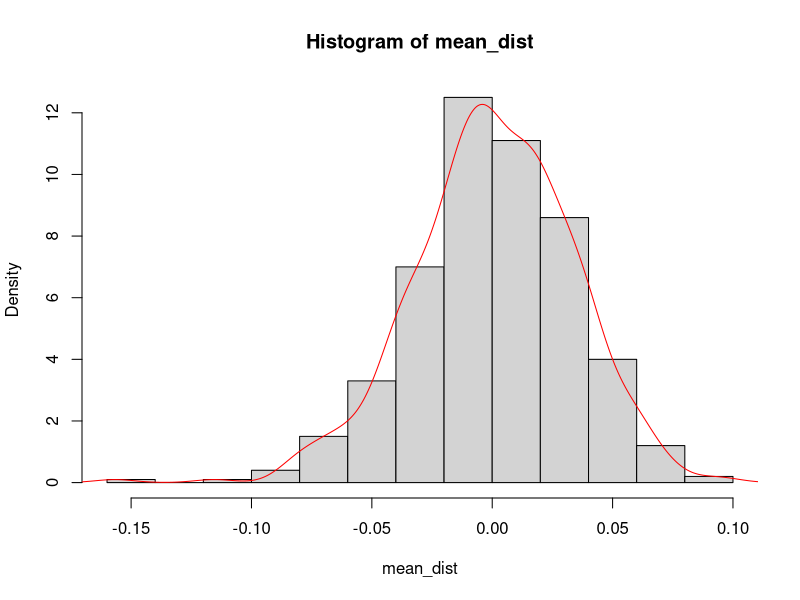
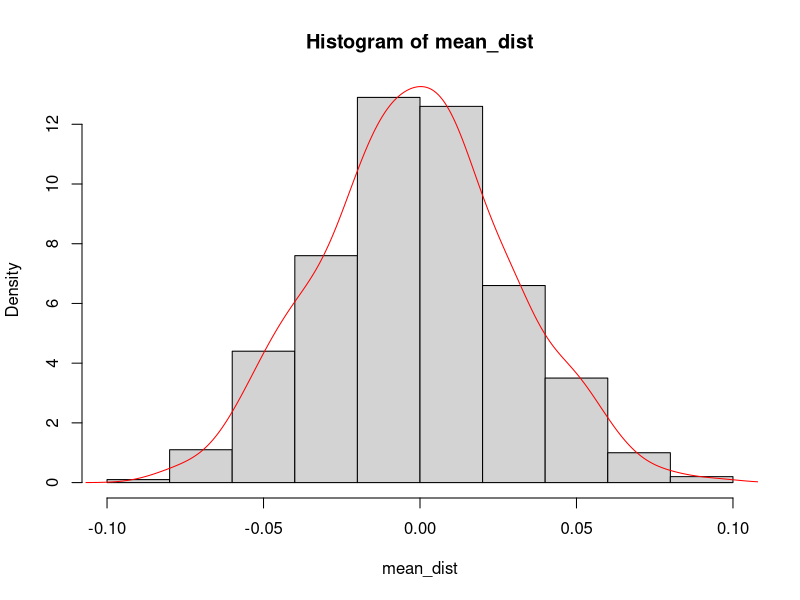
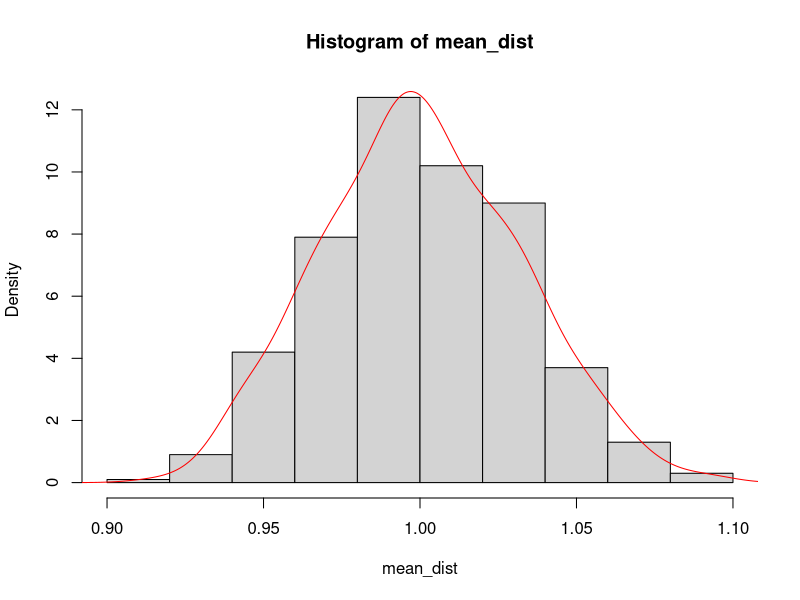
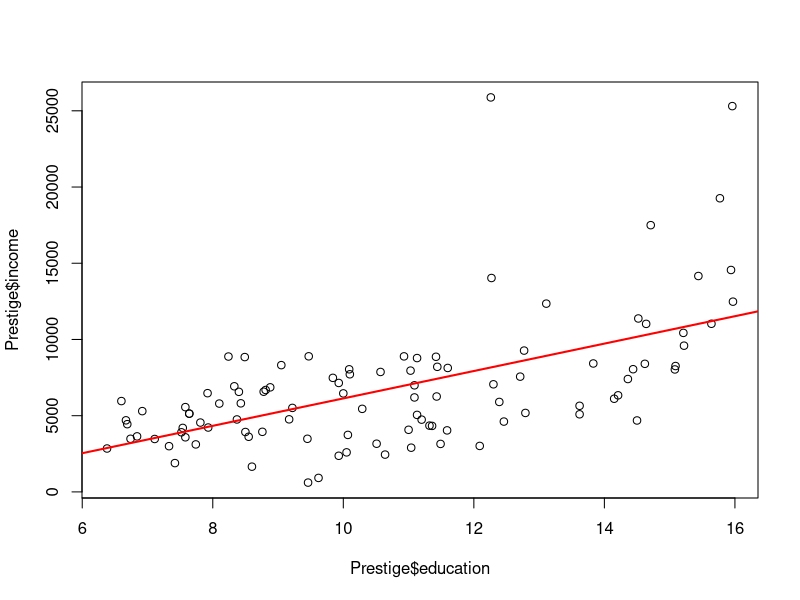

Reproduce these figures in R, in order.
# HW 4 Due Monday Oct 2, 2017. 
# Upload R file to Moodle with name: HW4_490ID_YourClassID.R

# Your classID: 52

# Notice we are using the new system with your unique class ID. You should have received an email with
# your unique class ID. Please make sure that ID is the only information on your hw that identifies you. 

# Do not remove any of the comments. These are marked by #



################## Part 1: Linear Regression Concepts #######################

## These questions do not require coding but will explore some important concepts.

## "Regression" refers to the simple linear regression equation:
##    y = b0 + b1*x
## This homework will not discuss other models.

## 1. (1 pt)
## What is the interpretation of the coefficient B1? 
## (What meaning does it represent?)

## Your answer here
# Ans:
# It is the value representing slope or the average increase in y associated with a one-unit
# increase in x.


## 2. (1 pt)
## Outliers are problems for many statistical methods, but are particularly problematic
## for linear regression. Why is that? It may help to define what outlier means in this case.
## (Hint: Think of how residuals are calculated)

## Your answer here
# Ans:
# Outlier in this case may be a data with a a certain value of x placed inside the linear
# regression with known b0 and b1 will result in a value y that would be a lot larger or 
# smaller than our original anticipated y value with the model. Thus, outliers in a data
# may affect the model as the RSS takes in all values while computing, and any value that
# differs alot from other values may change and affect the RSS value to represent the whole
# data values incorrectly, causing deviation in results.


## 3. (1 pt)
## How could you deal with outliers in order to improve the accuracy of your model?

## Your answer here
# Ans: 
# We can treat them depending on our model or different senarios. For example, we could
# delete empty or missing values, assign the mean value of the data set to data that are
# too large or too smal, or treat them as values seperately.




################## Part 2: Sampling and Point Estimation #####################

## The following problems will use the cats dataset and explore
## the average body weight of female cats.

## Load the data by running the following code

install.packages("MASS")
library(MASS)
data(cats)

## 4. (2 pts)
## Subset the data frame to ONLY include female cats.

## Your answer here
cats[cats$Sex == "F",]
# Output:
# > cats[cats$Sex == "F",]
#    Sex Bwt  Hwt
# 1    F 2.0  7.0
# 2    F 2.0  7.4
# 3    F 2.0  9.5
# 4    F 2.1  7.2
# 5    F 2.1  7.3
# 6    F 2.1  7.6
# 7    F 2.1  8.1
# 8    F 2.1  8.2
# 9    F 2.1  8.3
# 10   F 2.1  8.5
# 11   F 2.1  8.7
# 12   F 2.1  9.8
# 13   F 2.2  7.1
# 14   F 2.2  8.7
# 15   F 2.2  9.1
# 16   F 2.2  9.7
# 17   F 2.2 10.9
# 18   F 2.2 11.0
# 19   F 2.3  7.3
# 20   F 2.3  7.9
# 21   F 2.3  8.4
# 22   F 2.3  9.0
# 23   F 2.3  9.0
# 24   F 2.3  9.5
# 25   F 2.3  9.6
# 26   F 2.3  9.7
# 27   F 2.3 10.1
# 28   F 2.3 10.1
# 29   F 2.3 10.6
# 30   F 2.3 11.2
# 31   F 2.4  6.3
# 32   F 2.4  8.7
# 33   F 2.4  8.8
# 34   F 2.4 10.2
# 35   F 2.5  9.0
# 36   F 2.5 10.9
# 37   F 2.6  8.7
# 38   F 2.6 10.1
# 39   F 2.6 10.1
# 40   F 2.7  8.5
# 41   F 2.7 10.2
# 42   F 2.7 10.8
# 43   F 2.9  9.9
# 44   F 2.9 10.1
# 45   F 2.9 10.1
# 46   F 3.0 10.6
# 47   F 3.0 13.0


## Use the sample function to generate a vector of 1s and 2s that is the same
## length as the subsetted data frame you just created. Use this vector to split
## the 'Bwt' variable into two vectors, Bwt1 and Bwt2.

## IMPORTANT: Make sure to run the following seed function before you run your sample
## function. Run them back to back each time you want to run the sample function to ensure 
## the same seed is used every time.

## Check: If you did this properly, you will have 24 elements in Bwt1 and 23 elements
## in Bwt2.

set.seed(676)  ###########
## Your answer here
female_cat = cats[cats$Sex == "F",]
female_cat["sample12"] = sample(c(1,2), length(cats[cats$Sex=="F", 1]), replace = T)
Btw1 = female_cat$Bwt[female_cat$sample12 == 1]
Btw2 = female_cat$Bwt[female_cat$sample12 == 2]

Btw1
# > Btw1
# [1] 2.0 2.0 2.1 2.1 2.1 2.2 2.2 2.2 2.3 2.3 2.3 2.4 2.4 2.4 2.4 2.5 2.5 2.6 2.6 2.7 2.7 2.7
# [23] 2.9 3.0
Btw2
# > Btw2
# [1] 2.0 2.1 2.1 2.1 2.1 2.1 2.1 2.2 2.2 2.2 2.3 2.3 2.3 2.3 2.3 2.3 2.3 2.3 2.3 2.6 2.9 2.9
# [23] 3.0


## 5. (3 pts)  ##########
## Calculate the mean and the standard deviation for each of the two
## vectors, Bwt1 and Bwt2. Use this information to create a 95% 
## confidence interval for your sample means (you can use the following formula 
## for a confidence interval: mean +/- 2 * standard deviation). 
## Compare the confidence intervals -- do they seem to agree or disagree?

## Your answer here
mean(Btw1)
# > mean(Btw1)
# [1] 2.4
sd(Btw1)
# > sd(Btw1)
# [1] 0.2734641
mean(Btw2)
# > mean(Btw2)
# [1] 2.317391
sd(Btw2)
# > sd(Btw2)
# [1] 0.2741137

## Ans:
# Confidence interval for Btw1: 2.4	- 2*0.2734641 ~ 2.4	+ 2*0.2734641 = [1.85,2.947]
# Confidence interval for Btw2: 2.317391 - 2*0.2741137 ~ 2.317391 - 2*0.2741137 = [1.77,2.86]

# Both confidence intervals are similar as both values are very close. Thus they seem to agree.


## 6. (4 pts)
## Draw 1000 observations from a standard normal distribution. Calculate the sample mean.
## Repeat this 500 times, storing each sample mean in a vector called mean_dist.
## Plot a histogram of mean_dist to display the distribution of your sample mean.
## How closely does your histogram resemble this normal distribution? Explain.

## Your answer here
mean_dist = c()
for(i in 1:500){
  mean_dist = c(mean_dist, mean(rnorm(1000)))
}

hist(mean_dist, freq = F)
lines(density(mean_dist), col = "red")

# Ans:
# As we can see from the density line, which is bell shaped, resembles very closely to a normal distribution.



## 7. (3 pts)
## Write a function that implements Q5.

HW.Bootstrap=function(distn,n,reps){
  set.seed(666)
  
  ### Your answer here
  mean_dist = c()
  for(i in 1:reps){
    mean_dist = c(mean_dist, mean(distn(n)))
  }
  hist(mean_dist, freq= F)
  lines(density(mean_dist), col="red")
}

HW.Bootstrap(rnorm, 1000, 500)

## Use the function you write to repeat the experiment in Q5 but instead of the
## normal distribution as we used above, use an exponential distribution with mean 1.
## Check your histogram and write out your findings.
## (Hint: HW.Bootstrap(rexp,n,reps))

## Your answer here

HW.Bootstrap(rexp, 1000, 500)
# Ans:
# My findings are that the distribution is also bell shaped, resembling a normal distribution.
# Also, both histograms are somewhat similar.
# However the difference is that the exponential distribution does not have any negative values


################### Part 3: More Linear Regression ######################

## This problem will use the Prestige dataset.
## Load the data by running code below
install.packages("car")
library(car)
data(Prestige)

## We will focus on this two variables:
## income: Average income of incumbents, dollars, in 1971. 
## education: Average education of occupational incumbents, years, in 1971

## Before starting this problem, we will declare a null hypthosesis that
## education has no effect on income .
## That is: H0: B1 = 0
##          HA: B1 != 0
## We will attempt to reject this hypothesis by using a linear regression


## 8. (2 pt)
## Fit a linear regression using of Prestige data using education to predict
## income, using lm(). Examine the model diagnostics using plot(). Would you 
## consider this a good model or not? Explain.

## Your answer here
lm(Prestige$income ~ Prestige$education, data = Prestige)
# > lm(Prestige$income ~ Prestige$education, data = Prestige)
# 
# Call:
#   lm(formula = Prestige$income ~ Prestige$education, data = Prestige)
# 
# Coefficients:
#   (Intercept)  Prestige$education  
# -2853.6               898.8  
plot(Prestige$education, Prestige$income)
abline(lm(Prestige$income ~ Prestige$education, data = Prestige), col = "Red", lw = 2)

# Ans:
# The plot show there is positive correlation between income and education, I would
# consider this a good method as the regression line also shows out clearly that 
# both values have a positive correlation that somewhat follows the line.


## 9. (2 pts)
## Using the information from summary() on your model (the output from the lm() command), create a 
## 95% confidence interval for the coefficient of education variable 

## Your answer here
summary(lm(Prestige$income ~ Prestige$education, data = Prestige))
# > summary(lm(Prestige$income ~ Prestige$education, data = Prestige))
# 
# Call:
#   lm(formula = Prestige$income ~ Prestige$education, data = Prestige)
# 
# Residuals:
#   Min      1Q  Median      3Q     Max 
# -5493.2 -2433.8   -41.9  1491.5 17713.1 
# 
# Coefficients:
#                     Estimate Std. Error t value Pr(>|t|)    
# (Intercept)         -2853.6     1407.0  -2.028   0.0452 *  
#   Prestige$education    898.8      127.0   7.075 2.08e-10 ***
#   ---
#   Signif. codes:  0 '***' 0.001 '**' 0.01 '*' 0.05 '.' 0.1 ' ' 1
# 
# Residual standard error: 3483 on 100 degrees of freedom
# Multiple R-squared:  0.3336,	Adjusted R-squared:  0.3269 
# F-statistic: 50.06 on 1 and 100 DF,  p-value: 2.079e-10

# Ans:
# As a 95% confidence interval lies between two Standard Error length on both sides of the value
# the confidence interval for B0 and B1 are:
# B0 = -2853.6	+- 2*1407 ==> [-5667,-39.6],
# B1 = 898.8	+- 2*127 ==> [644.8,1152.8]


## 10. (2 pts)
## Based on the result from question 9, would you reject the null hypothesis or not?
## (Assume a significance level of 0.05). Explain.

## Your answer here
# Ans: Yes, as the p-value of the education (2.08e-10) is so small that it is close to zero,
# which is a lot more smaller than the typical cutoff of p-value which is 5%.
# Also the t-value is relatively far from zero. Both indicating that there is a relation
# between education and income, and that we can reject the null hypothesis.
# Thus, I would reject the null hypothesis.



## 11. (1 pt)
## Assuming that the null hypothesis is true. 
## Based on your decision in the previous question, would you be committing a decision error? 
## If so, which type of error?

## Your answer here
# Ans: Assuming that the null hypothesis is true. It would mean I have made a mistake of 
# rejecting the null hypothesis when it is true. Thus I would be making a Type 1 Error,
# which is -- when a null hypothesis is true and we reject it, which would be exactly what
# I did for this particular case.



## 12. (1 pt)
## Discuss what your regression results mean in the context of the data.
## (Hint: Think back to Question 1)

## Your answer here
# Ans:
# Residuals:
#   Min      1Q  Median      3Q     Max 
# -5493.2 -2433.8   -41.9  1491.5 17713.1 
# 
# Coefficients:
#                     Estimate Std. Error t value Pr(>|t|)    
# (Intercept)         -2853.6     1407.0  -2.028   0.0452 *  
#   Prestige$education    898.8      127.0   7.075 2.08e-10 ***
#   ---
#   Signif. codes:  0 '***' 0.001 '**' 0.01 '*' 0.05 '.' 0.1 ' ' 1
# 
# Residual standard error: 3483 on 100 degrees of freedom
# Multiple R-squared:  0.3336,	Adjusted R-squared:  0.3269 
# F-statistic: 50.06 on 1 and 100 DF,  p-value: 2.079e-10

# As we can see from the regression results,
# from the education coefficient results, we can see that the slope is 898.8, meaning
# that income is estimated to increase by 898.8 dollars for every year of education on had.
# Also, this model lets us see that there is a correlation between education and income,
# the Residual standard error also gives us clues of our models quality,
# with a RSE of 3483, predicting the average amount of actual income will deviate
# from the true regression ine.
# And as for how well our model is fitting the actual data, from the two R-squared values,
# we can see that roughly around 32% of our response variable - income can be explained
# by our predictor variable - education.







